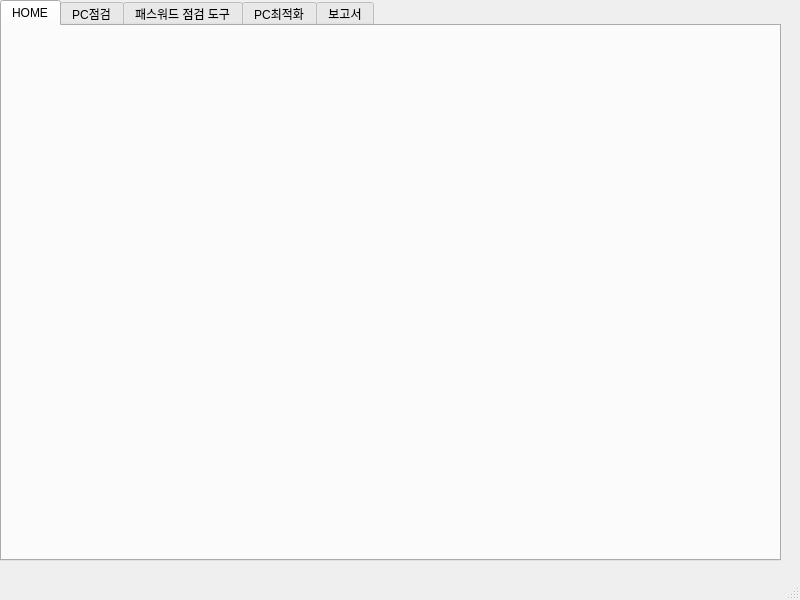
<?xml version="1.0" encoding="UTF-8"?>
<ui version="4.0">
 <class>MainWindow</class>
 <widget class="QMainWindow" name="MainWindow">
  <property name="geometry">
   <rect>
    <x>0</x>
    <y>0</y>
    <width>800</width>
    <height>600</height>
   </rect>
  </property>
  <property name="windowTitle">
   <string>MainWindow</string>
  </property>
  <widget class="QWidget" name="centralwidget">
   <widget class="QTabWidget" name="tabWidget">
    <property name="geometry">
     <rect>
      <x>0</x>
      <y>0</y>
      <width>781</width>
      <height>561</height>
     </rect>
    </property>
    <property name="currentIndex">
     <number>0</number>
    </property>
    <widget class="QWidget" name="tab">
     <attribute name="title">
      <string>HOME</string>
     </attribute>
    </widget>
    <widget class="QWidget" name="tab_2">
     <attribute name="title">
      <string>PC점검</string>
     </attribute>
     <widget class="QLabel" name="label">
      <property name="geometry">
       <rect>
        <x>10</x>
        <y>40</y>
        <width>56</width>
        <height>12</height>
       </rect>
      </property>
      <property name="text">
       <string>점검 내용</string>
      </property>
     </widget>
     <widget class="QListWidget" name="listWidget">
      <property name="geometry">
       <rect>
        <x>10</x>
        <y>60</y>
        <width>181</width>
        <height>191</height>
       </rect>
      </property>
      <item>
       <property name="text">
        <string>■ 기본 취약점 점검 목록</string>
       </property>
      </item>
      <item>
       <property name="text">
        <string>보안 업데이트</string>
       </property>
      </item>
      <item>
       <property name="text">
        <string>패스워드 안전성 검사</string>
       </property>
      </item>
      <item>
       <property name="text">
        <string>화면 보호기 설정</string>
       </property>
      </item>
      <item>
       <property name="text">
        <string>공유 폴더 검사</string>
       </property>
      </item>
      <item>
       <property name="text">
        <string>보안 프로그램 설치</string>
       </property>
      </item>
     </widget>
    </widget>
    <widget class="QWidget" name="tab_3">
     <attribute name="title">
      <string>패스워드 점검 도구</string>
     </attribute>
    </widget>
    <widget class="QWidget" name="tab_4">
     <attribute name="title">
      <string>PC최적화</string>
     </attribute>
    </widget>
    <widget class="QWidget" name="tab_5">
     <attribute name="title">
      <string>보고서</string>
     </attribute>
    </widget>
   </widget>
  </widget>
  <widget class="QStatusBar" name="statusbar"/>
 </widget>
 <resources/>
 <connections/>
</ui>
